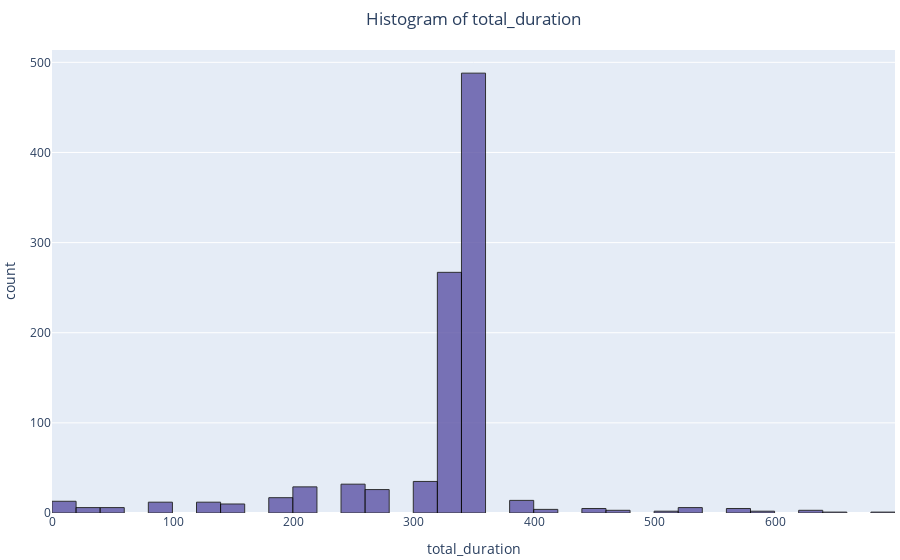

Here is the notebook cell this chart was saved with:
### Markdown cell above
### Гистограмма

### Code cell
painter = ChartPainter(id_metric)
painter.hist(x='total_duration', edge=True)

### Figure 1 — Plotly figure (JSON) as saved in the notebook; plotly's stock layout.template omitted (floating-point values rounded to 4 significant figures; data arrays with more than 128 entries replaced by an {"elided": "..."} marker saying what was removed)
{"data": [{"alignmentgroup": "True", "bingroup": "x", "cumulative": {"enabled": false}, "hovertemplate": "total_duration=%{x}<br>count=%{y}<extra></extra>", "legendgroup": "", "marker": {"color": "rgb(92, 83, 165)", "line": {"color": "black", "width": 1}, "opacity": 0.8, "pattern": {"shape": ""}}, "name": "", "nbinsx": 50, "offsetgroup": "", "orientation": "v", "showlegend": false, "type": "histogram", "x": {"elided": "999 int values"}, "xaxis": "x", "yaxis": "y"}], "layout": {"barmode": "relative", "font": {"size": 12}, "legend": {"tracegroupgap": 0}, "margin": {"b": 5, "l": 5, "r": 5, "t": 50}, "newshape": {"line": {"color": "lime"}}, "title": {"text": "Histogram of total_duration", "x": 0.5, "xref": "paper"}, "xaxis": {"anchor": "y", "domain": [0, 1], "title": {"text": "total_duration"}}, "yaxis": {"anchor": "x", "domain": [0, 1], "title": {"text": "count"}}}}
